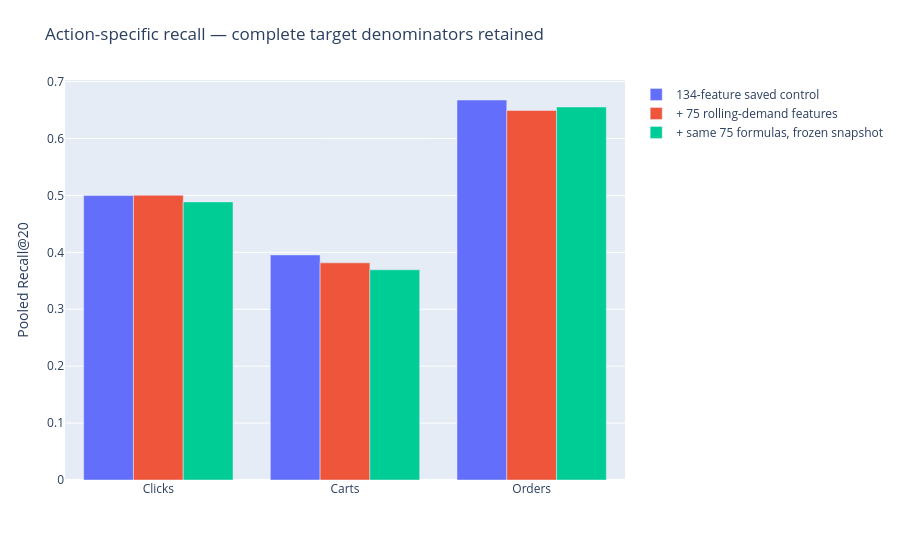

This figure's notebook cell:
### Markdown cell above
## Click/cart/order recall

### Code cell
view.show_chart(4)

### Figure 1 — Plotly figure (JSON) as saved in the notebook; plotly's stock layout.template omitted (floating-point values rounded to 4 significant figures)
{"data": [{"name": "134-feature saved control", "type": "bar", "x": ["Clicks", "Carts", "Orders"], "y": [0.4997, 0.3955, 0.6677]}, {"name": "+ 75 rolling-demand features", "type": "bar", "x": ["Clicks", "Carts", "Orders"], "y": [0.5003, 0.3815, 0.6492]}, {"name": "+ same 75 formulas, frozen snapshot", "type": "bar", "x": ["Clicks", "Carts", "Orders"], "y": [0.4886, 0.3693, 0.6554]}], "layout": {"barmode": "group", "margin": {"b": 80, "l": 65, "r": 35, "t": 80}, "title": {"text": "Action-specific recall — complete target denominators retained"}, "yaxis": {"title": {"text": "Pooled Recall@20"}}}}
